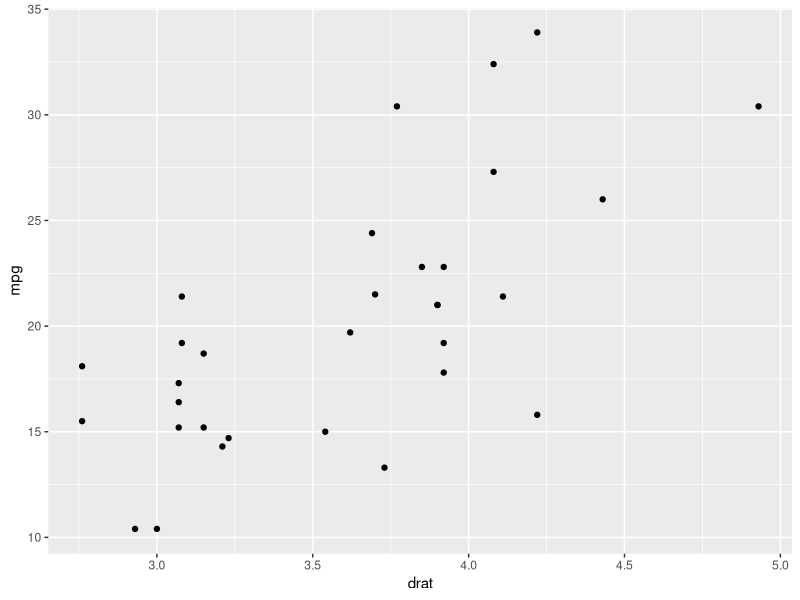

The R script that drew this image:
install.packages("munsell")
library(ggplot2) 
png(file = "scatterplot_ggplot.png") 

ggplot(mtcars, aes(x = drat, y = mpg)) +geom_point() 
dev.off() 
